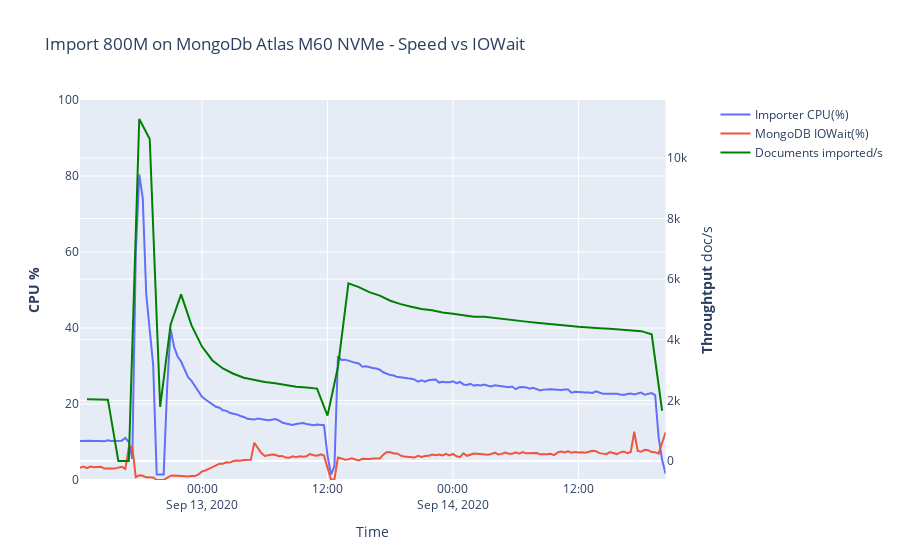

Write notebook code for a chart like this one.
### Markdown cell above
Monitoring extracted from DataDog:

 - Live Datadog NoteBook: https://app.datadoghq.com/notebook/274757/import-us-west
 - [Archived snapshot](monitoring/US-WEST-IMPORT-CSV/Import%20US-WEST%20_%20Datadog%20(2020-09-14%204_23_04%20PM).html)

### Code cell
import pandas as pd
import numpy as np
import plotly.express as px
import plotly.graph_objects as go
from plotly.subplots import make_subplots

cpu = pd.read_csv("monitoring/US-WEST-IMPORT-CSV/extract-2020-09-14T20_24_38.673Z-avg_system.cpu.idle{staging_bench-11} by {hostname}.csv")
commits = pd.read_csv("monitoring/US-WEST-IMPORT-CSV/extract-2020-09-14T20_25_14.610Z-per_second(sum_nuxeo.importer.stream.consumer.committed{staging_bench-11}).csv");
iowait = pd.read_csv("monitoring/US-WEST-IMPORT-CSV/extract-2020-09-14T20_25_29.070Z-max_mongodb.atlas.system.cpu.norm.iowait{projectname_nxbench-bench11}.csv");


cpuLines=cpu.group.str.contains("10-3-10-10")
importerCpu=cpu[cpuLines]
importerCpu['cpu'] = importerCpu.apply(lambda row: 100-row.value, axis = 1) 


fig = make_subplots(specs=[[{"secondary_y": True}]])

# Add CPU
fig.add_trace(
    go.Scatter(x = importerCpu['time'], y = importerCpu['cpu'],name='Importer CPU(%)'),
    secondary_y=False,
)

# Add IOWait
fig.add_trace(
    go.Scatter(x = iowait['time'], y = iowait['value'],name='MongoDB IOWait(%)'),
    secondary_y=False,
)

# Add throuput
fig.add_trace(
    go.Scatter(x=commits['time'], y=commits['value'], line= {"color":"green"}, name="Documents imported/s", mode='lines'),
    secondary_y=True,
)

# Add figure title
fig.update_layout(
    title_text="Import 800M on MongoDb Atlas M60 NVMe - Speed vs IOWait"
)

# Set x-axis title
fig.update_xaxes(title_text="Time")

# Set y-axes titles
fig.update_yaxes(title_text="<b>CPU %</b>", secondary_y=False, range=[0,100])
fig.update_yaxes(title_text="<b>Throughtput</b> doc/s", secondary_y=True)

fig.show()

### Figure 1 — Plotly figure (JSON) as saved in the notebook; plotly's stock layout.template omitted (floating-point values rounded to 4 significant figures; data arrays with more than 128 entries replaced by an {"elided": "..."} marker saying what was removed)
{"data": [{"name": "Importer CPU(%)", "type": "scatter", "x": {"elided": "169 str values"}, "xaxis": "x", "y": {"elided": "169 float values"}, "yaxis": "y"}, {"name": "MongoDB IOWait(%)", "type": "scatter", "x": {"elided": "169 str values"}, "xaxis": "x", "y": {"elided": "169 float values"}, "yaxis": "y"}, {"line": {"color": "green"}, "mode": "lines", "name": "Documents imported/s", "type": "scatter", "x": ["2020-09-12T13:00:00.000Z", "2020-09-12T14:00:00.000Z", "2020-09-12T15:00:00.000Z", "2020-09-12T16:00:00.000Z", "2020-09-12T17:00:00.000Z", "2020-09-12T18:00:00.000Z", "2020-09-12T19:00:00.000Z", "2020-09-12T20:00:00.000Z", "2020-09-12T21:00:00.000Z", "2020-09-12T22:00:00.000Z", "2020-09-12T23:00:00.000Z", "2020-09-13T00:00:00.000Z", "2020-09-13T01:00:00.000Z", "2020-09-13T02:00:00.000Z", "2020-09-13T03:00:00.000Z", "2020-09-13T04:00:00.000Z", "2020-09-13T05:00:00.000Z", "2020-09-13T06:00:00.000Z", "2020-09-13T07:00:00.000Z", "2020-09-13T08:00:00.000Z", "2020-09-13T09:00:00.000Z", "2020-09-13T10:00:00.000Z", "2020-09-13T11:00:00.000Z", "2020-09-13T12:00:00.000Z", "2020-09-13T13:00:00.000Z", "2020-09-13T14:00:00.000Z", "2020-09-13T15:00:00.000Z", "2020-09-13T16:00:00.000Z", "2020-09-13T17:00:00.000Z", "2020-09-13T18:00:00.000Z", "2020-09-13T19:00:00.000Z", "2020-09-13T20:00:00.000Z", "2020-09-13T21:00:00.000Z", "2020-09-13T22:00:00.000Z", "2020-09-13T23:00:00.000Z", "2020-09-14T00:00:00.000Z", "2020-09-14T01:00:00.000Z", "2020-09-14T02:00:00.000Z", "2020-09-14T03:00:00.000Z", "2020-09-14T04:00:00.000Z", "2020-09-14T05:00:00.000Z", "2020-09-14T06:00:00.000Z", "2020-09-14T07:00:00.000Z", "2020-09-14T08:00:00.000Z", "2020-09-14T09:00:00.000Z", "2020-09-14T10:00:00.000Z", "2020-09-14T11:00:00.000Z", "2020-09-14T12:00:00.000Z", "2020-09-14T13:00:00.000Z", "2020-09-14T14:00:00.000Z", "2020-09-14T15:00:00.000Z", "2020-09-14T16:00:00.000Z", "2020-09-14T17:00:00.000Z", "2020-09-14T18:00:00.000Z", "2020-09-14T19:00:00.000Z", "2020-09-14T20:00:00.000Z"], "xaxis": "x", "y": [2035.0, 2030.0, 2024.0, 0, 0, 11280.0, 10620.0, 1786.0, 4502.0, 5499.0, 4474.0, 3775.0, 3317.0, 3053.0, 2880.0, 2746.0, 2667.0, 2606.0, 2563.0, 2505.0, 2449.0, 2424.0, 2388.0, 1497.0, 3102.0, 5864.0, 5739.0, 5573.0, 5456.0, 5287.0, 5174.0, 5091.0, 5015.0, 4970.0, 4899.0, 4859.0, 4804.0, 4762.0, 4756.0, 4711.0, 4683.0, 4632.0, 4598.0, 4563.0, 4538.0, 4492.0, 4465.0, 4426.0, 4393.0, 4381.0, 4365.0, 4343.0, 4315.0, 4284.0, 4180.0, 1658.0], "yaxis": "y2"}], "layout": {"title": {"text": "Import 800M on MongoDb Atlas M60 NVMe - Speed vs IOWait"}, "xaxis": {"anchor": "y", "domain": [0, 0.94], "title": {"text": "Time"}}, "yaxis": {"anchor": "x", "domain": [0, 1], "range": [0, 100], "title": {"text": "<b>CPU %</b>"}}, "yaxis2": {"anchor": "x", "overlaying": "y", "side": "right", "title": {"text": "<b>Throughtput</b> doc/s"}}}}
